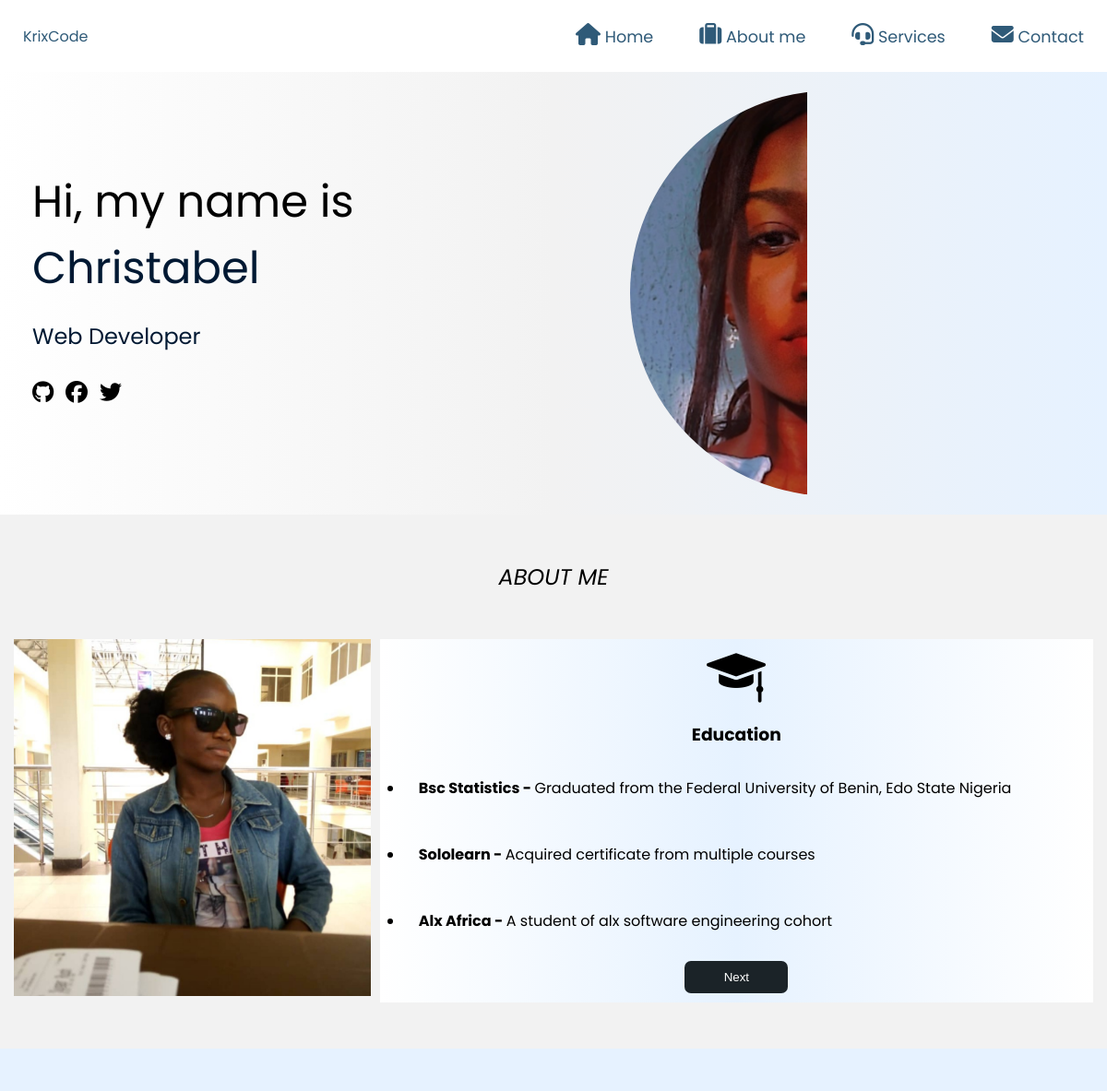
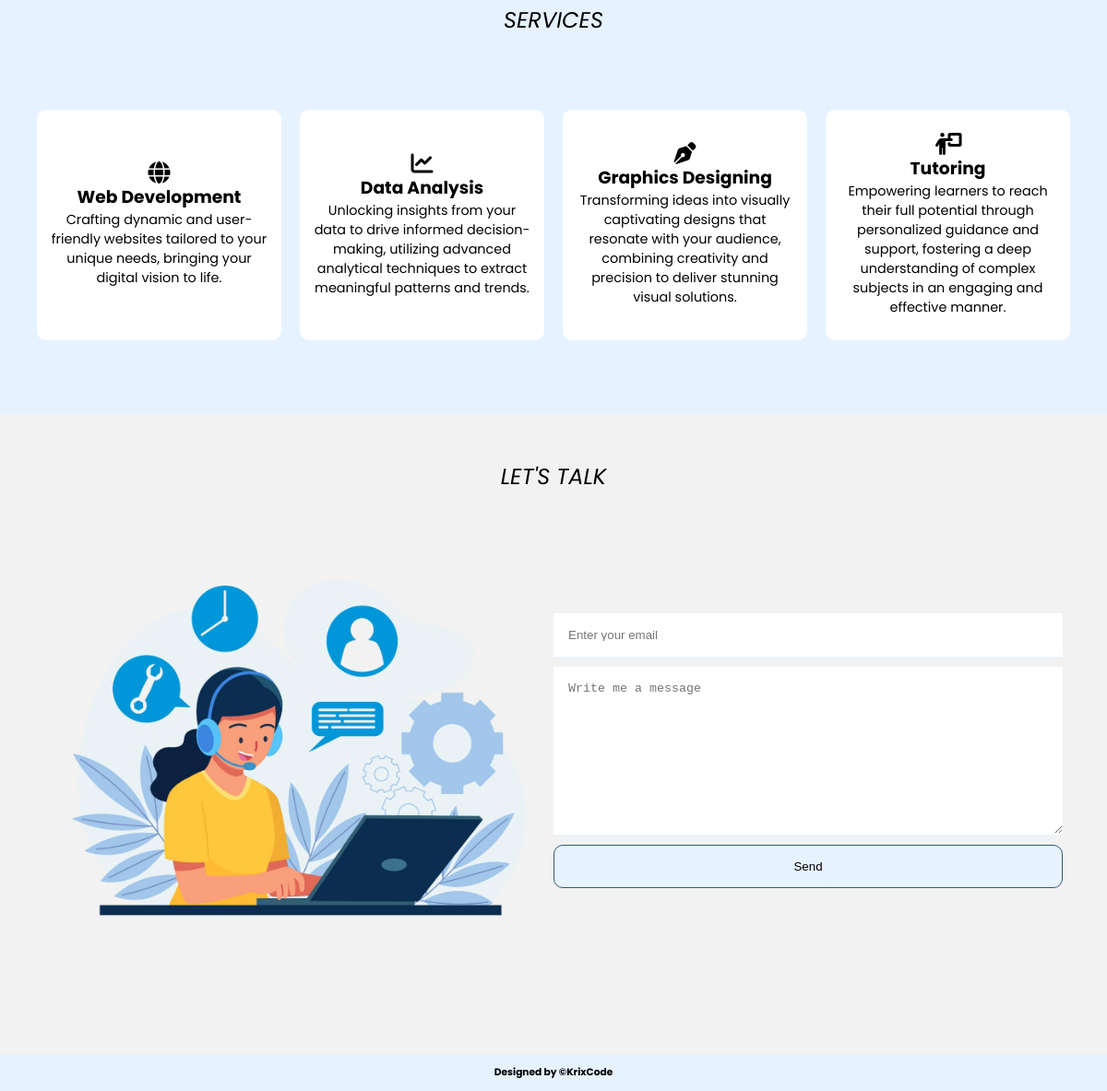
The page / on the database its author committed (2 pictures, top to bottom).
### myPortfolio/models.py (models this page shows, shortened)
class Education(models.Model):
    education = models.CharField(max_length =100)
    description = models.TextField(max_length =300)

### myPortfolio/views.py (the view)
# urls.py: path('', views.port, name='port'),
def port(request):
    education = Education.objects.all()
    skills = Skills.objects.all()
    services = Service.objects.all()
    projects = Porfolio.objects.all()
    form = MessageForm()
    return render(request, 'myPortfolio/index.html',{
        'form':form,
        'education': education,
        'skills':skills,
        'services':services,
        'projects':projects
    })
    pass

### myPortfolio/forms.py
class MessageForm(forms.ModelForm):
    email = forms.CharField(widget = forms.TextInput(
        attrs={'type':'email',
               'placeholder': 'Enter your email',
               'name':'email'}))
    message = forms.CharField(widget = forms.Textarea(
        attrs={'type':'text',
               'placeholder': 'Write me a message',
               'cols':30,
               'rows':10}))
    class Meta:
        model = Message
        fields = ['email','message']

### myPortfolio/templates/myPortfolio/index.html (shortened to what this page needs)
{% load static %}
<!DOCTYPE html>
<html lang="en">
<head>
    <link rel="stylesheet" href="{% static 'myPortfolio/style.css' %}">
    <link rel="stylesheet" href="{% static 'images\cereal.png' %}" type="web icon">
    <link
    rel="stylesheet"
    href="https://cdnjs.cloudflare.com/ajax/libs/animate.css/4.1.1/animate.min.css"
  />
</head>
<body>
    <header>
        <nav>
            <ul>
                <li><a href="" id="logo">KrixCode</a></li>
            </ul>
            <ul id="link">
                <li id="same"><a href="#hero" id="home"><i class="fa-solid fa-house"></i> Home</a></li>
                <li id="same"><a href="#about" id="home"><i class="fa-solid fa-suitcase"></i> About me </a></li>
                <li id="same"><a href="#services" id="home"><i class="fa-solid fa-headset"></i> Services </a></li>
                <li id="same"><a href="#contact" id="home"><i class="fa-solid fa-envelope"></i> Contact </a></li>
            </ul>
        </nav>
</header>
    <div id="hero">
        <div class="content">
            <div class="same intro animate__animated animate__fadeInRight">
                <img loading="lazy" src="{% static 'images\getty.jpg' %}" alt="" id="myImage">
            </div>
            <div class="des animate__animated animate__fadeInLeft">
               <h1>Hi, my name is
                <span>Christabel</span>
                <span><p id="web">Web Developer</p></span>
                <a href="https://github.com/Krixnor"><i class="fa-brands fa-github"></i></a>
                <a href="https://web.facebook.com/christabel.udodor"><i class="fa-brands fa-facebook"></i></a>
                <a href="https://twitter.com/krixnor"><i class="fa-brands fa-twitter"></i></a>
               </h1>
            </div>
        </div>
    </div>
    <div id="about" class = "animate__animated animate__fadeInUp">
            <h2>ABOUT ME</h2>
            <div class="content">
            <div>
                <img loading="lazy" src="{% static 'images\getty2.jpg' %}" alt="" style="max-width: 100%;">
            </div>
            <div id="infos">
                <div class="one" id="step1">
                    <img src="{% static 'images\mortarboard.png' %}" alt="">
                    <h3>Education</h3>
                       {% for edu in education %}
                        <ul>
                            <li>
                               <b> {{ edu.education }} - </b> {{ edu.description }}
                            </li>
                        </ul>
                     {% endfor %}
                     <div class="button">
                        <button onclick="nextStep()">Next</button>
                     </div>
                    </div>
            </div>
        </div>
    </div>
    <div id="services" class = "animate__animated animate__fadeInUp">
        <h2>SERVICES</h2>
        <div class="content">
            <div id="infos">
                <div class="two">
                    <i class="fa-solid fa-globe"></i>
                    <h3>Web Development</h3>
                    <p>Crafting dynamic and user-friendly websites tailored to your unique needs, bringing your digital vision to life.</p></div>
                <div class="two">
                    <i class="fa-solid fa-chart-line"></i>
                    <h3>Data Analysis</h3>
                <p> Unlocking insights from your data to drive informed decision-making,
                    utilizing advanced analytical techniques to extract meaningful patterns and trends.
                    </p></div>
                <div class="two">
                    <i class="fa-solid fa-pen-nib"></i>
                    <h3>Graphics Designing</h3>
                <p>Transforming ideas into visually captivating designs that resonate with your audience,
                    combining creativity and precision to deliver stunning visual solutions.</p>
                </div>
                <div class="two">
                    <i class="fa-solid fa-person-chalkboard"></i>
                    <h3>Tutoring</h3>
                <p> Empowering learners to reach their full potential through personalized guidance and support,
                    fostering a deep understanding of complex subjects in an engaging and effective manner. </p></div>
            </div>
        </div>
    </div>
    <div id="contact" class = "animate__animated animate__fadeInUp">
        <h2>LET'S TALK</h2>
        <div class="content">
            <div class="container">
                <div>
                    <img src="{% static 'images\contact.png' %}" alt="" style="max-width: 100%; ">
                </div>
                <div id="form">
                    <form action="{% url 'send_message' %}" method="post">
                        {{ form.email }}
                        {{ form.message }}
                        <button type="submit">Send</button>
                    </form>
                </div>
            </div>
        </div>
    </div>
    <div id="footer">
        <small>Designed by &copy;KrixCode</small>
    </div>
</body>
</html>

### myPortfolio/static/myPortfolio/style.css (style rules this page uses)
* { padding: 0px; margin: 0px; box-sizing: border-box; }
html { scroll-behavior: smooth; }
body { font-family: "Poppins", sans-serif; font-weight: 400; font-style: normal; }
nav { display: flex; align-items: center; padding: 15px; justify-content: space-between; }
nav ul { display: flex; list-style: none; padding: 10px; width: 100%; }
nav #link { display: flex; justify-content: flex-end; gap: 50px ; font-weight: 400; font-style: normal; font-size: 1.1rem; }
nav a { display: block; text-decoration: none; color: #2F5A78; align-items: center; }
nav li { gap: 30px; }
h1 { font-size: 3rem; font-weight: 400; font-style: normal; }
#hero { background: linear-gradient( to left, #e6f2ff, #f2f2f2, #fff ); }
span #web { font-size: 1.5rem; color: #001933; margin-top: 20px; }
#hero .content { display: flex; justify-content: space-around; padding: 15px; }
.intro { display: flex; align-items: center; justify-content: center; order: 2; flex: 1; }
.intro img { width: 450px; max-width: 100%; border-radius: 50%; padding: 5px; }
.des { display: flex; justify-content: center; align-items: center; order: 1; flex: 1; padding: 20px; }
.des span { border: none; color: #001933; padding-bottom: 3px; }
#hero a i { color: #000; }
#about { background-color: #f2f2f2; padding-top: 50px; }
#about #infos { width: 100%; }
#about .content { display: grid; padding: 50px 15px; grid-template-columns: 1fr 2fr; gap: 10px; }
h2 { text-align: center; font-family: "Poppins", sans-serif; font-weight: 400; font-style: italic; }
#about #infos { display: grid; grid-template-columns: 1fr; place-items: center; }
#services #infos { display: grid; grid-template-columns: 1fr 1fr 1fr 1fr; place-items: center; padding: 50px 15px; }
#about .one { background:linear-gradient( to right, #fff, #e6f2ff, #fff ) ; color: #000; padding: 15px; margin: 10px; padding: 10px; height: 100%; max-width: 100%; place-content: center; flex-direction: column; justify-content: space-between; }
#about #infos img { width: 4rem; }
#about button { padding: 10px; border-radius: 7px; border: none; outline: none; background-color: #1b2328; color:#fff; width: 7rem; }
#about .button { display: flex; justify-content: center; gap: 0.5rem; }
#services .two { display: grid; background-color: #fff; color: black; text-align: center; padding: 15px; margin: 10px; border-radius: 10px; height: 100%; place-content: center; }
#services .two p { font-weight: 400; font-style: normal; font-size: 0.9rem; }
#services { background-color: #e6f2ff; padding-top: 50px; }
#services .content { padding: 30px 15px; }
img { color: #001933; place-self: center; }
#contact { background-color: #f2f2f2; gap: 0px; padding: 50px 0px; }
#contact .content { display: flex; justify-content: center; padding: 0rem 3rem; }
#contact #form { display: flex; justify-content: center; align-items: center; flex-direction: column; }
#contact form { display: flex; flex-direction: column; width: 100%; }
#contact .container { display: grid; grid-template-columns: 1fr 1fr; }
input, textarea { padding: 1rem; width: 100%; margin-bottom: 10px; border: none; border-bottom: 1px solid #e6f2ff; }
#form button { width: 100%; padding: 15px; background-color: #e6f2ff; color: #000; border-radius: 10px; border:1px solid #2F5A78; outline: none; cursor: pointer; }
#step1 { display: flex; width: 100%; }
#step1 ul { padding: 0rem 1rem; }
#step1 li { padding: 1rem; }
h3 { text-align: center; }
#footer { display: flex; justify-content: center; align-items: center; background-color: #e6f2ff; height: 5vh; font-weight: 700; font-size:0.8rem; }
i { font-size: 1.5rem; }

### rows shown on the page
Education: education "Bsc Statistics", description "Graduated from the Federal University of Benin, Edo State Nigeria"
Education: education "Sololearn", description "Acquired certificate from multiple courses"
Education: education "Alx Africa", description "A student of alx software engineering cohort"
